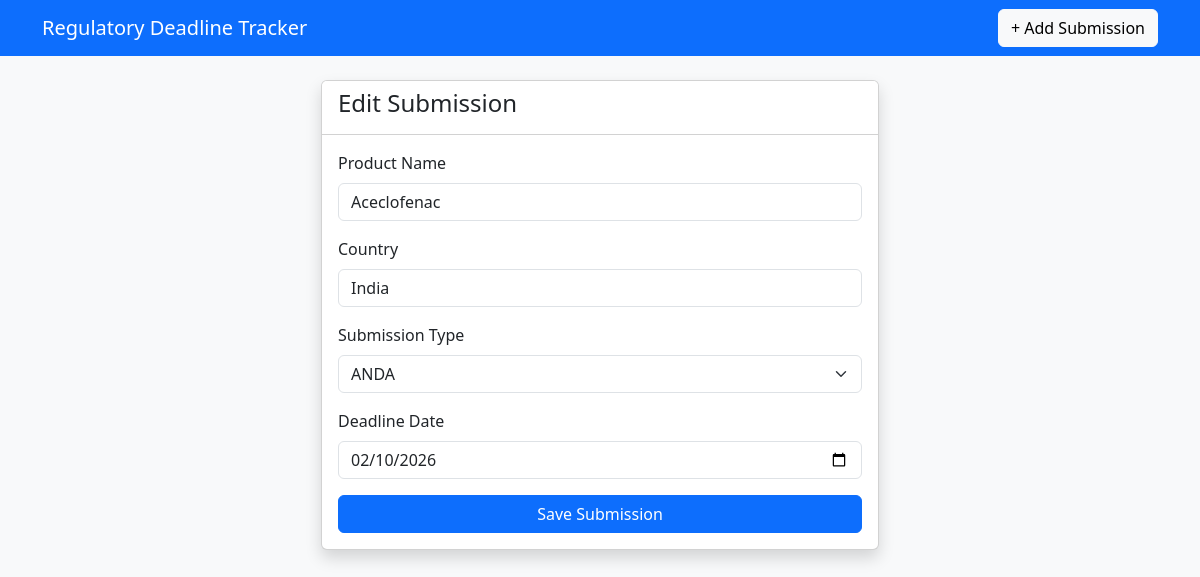
Screenshot of /edit/1 with the database file from the repository.
### tables this page shows
CREATE TABLE submissions (
            id INTEGER PRIMARY KEY AUTOINCREMENT,
            product_name TEXT NOT NULL,
            country TEXT NOT NULL,
            submission_type TEXT NOT NULL,
            deadline_date TEXT NOT NULL
        );

### app.py (the view, shortened to what this page needs)
@app.route("/edit/<int:id>", methods=["GET", "POST"])
def edit_submission(id):
    conn = sqlite3.connect(DB_NAME)
    cursor = conn.cursor()
    cursor.execute("SELECT * FROM submissions WHERE id=?", (id,))
    row = cursor.fetchone()
    conn.close()
    submission = {
        "id": row[0],
        "product_name": row[1],
        "country": row[2],
        "submission_type": row[3],
        "deadline_date": row[4]
    }
    return render_template("add.html", submission=submission)

### templates/add.html (shortened to what this page needs)
{% extends "base.html" %}
{% block content %}
<div class="card shadow col-md-6 mx-auto">
    <div class="card-header bg-white">
        <h4>
            {% if submission %}
                Edit Submission
            {% else %}
                Add Submission
            {% endif %}
        </h4>
    </div>
    <div class="card-body">
        <form method="POST">
            <div class="mb-3">
                <label class="form-label">Product Name</label>
                <input class="form-control"
                       name="product_name"
                       required
                       value="{{ submission.product_name if submission else '' }}">
            </div>
            <div class="mb-3">
                <label class="form-label">Country</label>
                <input class="form-control"
                       name="country"
                       required
                       value="{{ submission.country if submission else '' }}">
            </div>
            <div class="mb-3">
                <label class="form-label">Submission Type</label>
                <select class="form-select" name="submission_type">
                    {% set type = submission.submission_type if submission else '' %}
                    <option value="ANDA" {% if type=='ANDA' %}selected{% endif %}>ANDA</option>
                </select>
            </div>
            <div class="mb-3">
                <label class="form-label">Deadline Date</label>
                <input type="date"
                       class="form-control"
                       name="deadline_date"
                       required
                       value="{{ submission.deadline_date if submission else '' }}">
            </div>
            <button class="btn btn-primary w-100">
                Save Submission
            </button>
        </form>
    </div>
</div>
{% endblock %}

### rows the page displays
submissions: product_name "Aceclofenac", country "India", submission_type "ANDA", deadline_date "02/10/2026"
